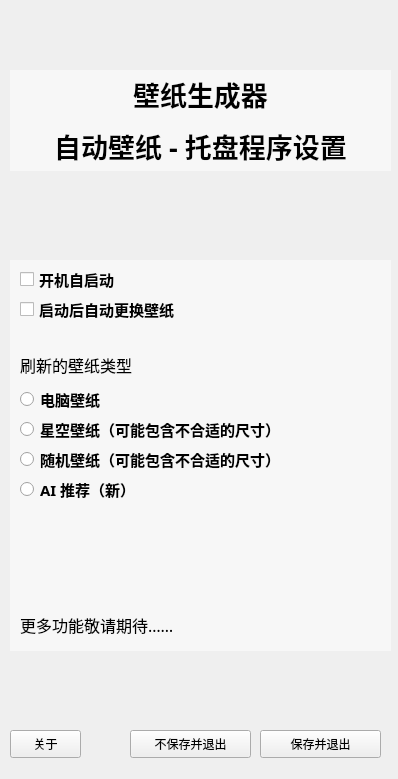
<?xml version="1.0" encoding="UTF-8"?>
<ui version="4.0">
 <class>MainWindow</class>
 <widget class="QMainWindow" name="MainWindow">
  <property name="geometry">
   <rect>
    <x>0</x>
    <y>0</y>
    <width>398</width>
    <height>779</height>
   </rect>
  </property>
  <property name="windowTitle">
   <string>托盘程序设置</string>
  </property>
  <property name="styleSheet">
   <string notr="true">#centralwidget{image: url(:/JPG/Bg.jpg);}</string>
  </property>
  <widget class="QWidget" name="centralwidget">
   <widget class="QCheckBox" name="checkBox">
    <property name="geometry">
     <rect>
      <x>20</x>
      <y>270</y>
      <width>191</width>
      <height>19</height>
     </rect>
    </property>
    <property name="font">
     <font>
      <family>微软雅黑</family>
      <pointsize>11</pointsize>
      <weight>75</weight>
      <bold>true</bold>
     </font>
    </property>
    <property name="styleSheet">
     <string notr="true"/>
    </property>
    <property name="text">
     <string>开机自启动</string>
    </property>
   </widget>
   <widget class="QLabel" name="label">
    <property name="geometry">
     <rect>
      <x>10</x>
      <y>70</y>
      <width>381</width>
      <height>101</height>
     </rect>
    </property>
    <property name="font">
     <font>
      <family>钉钉进步体</family>
      <pointsize>9</pointsize>
      <weight>75</weight>
      <italic>false</italic>
      <bold>true</bold>
      <stylestrategy>PreferAntialias</stylestrategy>
     </font>
    </property>
    <property name="styleSheet">
     <string notr="true">background-color: rgba(255, 255, 255, 128);</string>
    </property>
    <property name="text">
     <string>&lt;html&gt;&lt;head/&gt;&lt;body&gt;&lt;p align=&quot;center&quot;&gt;&lt;span style=&quot; font-size:20pt; font-weight:600; color:#000000;&quot;&gt;壁纸生成器&lt;/span&gt;&lt;/p&gt;&lt;p align=&quot;center&quot;&gt;&lt;span style=&quot; font-size:20pt; font-weight:600; color:#000000;&quot;&gt;自动壁纸 - 托盘程序设置&lt;/span&gt;&lt;/p&gt;&lt;/body&gt;&lt;/html&gt;</string>
    </property>
   </widget>
   <widget class="QLabel" name="label_2">
    <property name="geometry">
     <rect>
      <x>10</x>
      <y>260</y>
      <width>381</width>
      <height>391</height>
     </rect>
    </property>
    <property name="font">
     <font>
      <family>钉钉进步体</family>
      <pointsize>9</pointsize>
      <weight>75</weight>
      <italic>false</italic>
      <bold>true</bold>
      <stylestrategy>PreferAntialias</stylestrategy>
     </font>
    </property>
    <property name="styleSheet">
     <string notr="true">background-color: rgba(255, 255, 255, 128);</string>
    </property>
    <property name="text">
     <string>&lt;html&gt;&lt;head/&gt;&lt;body&gt;&lt;p align=&quot;center&quot;&gt;&lt;br/&gt;&lt;/p&gt;&lt;/body&gt;&lt;/html&gt;</string>
    </property>
   </widget>
   <widget class="QCheckBox" name="checkBox_2">
    <property name="geometry">
     <rect>
      <x>20</x>
      <y>300</y>
      <width>191</width>
      <height>19</height>
     </rect>
    </property>
    <property name="font">
     <font>
      <family>微软雅黑</family>
      <pointsize>11</pointsize>
      <weight>75</weight>
      <bold>true</bold>
     </font>
    </property>
    <property name="styleSheet">
     <string notr="true"/>
    </property>
    <property name="text">
     <string>启动后自动更换壁纸</string>
    </property>
   </widget>
   <widget class="QRadioButton" name="radioButton_3">
    <property name="geometry">
     <rect>
      <x>20</x>
      <y>390</y>
      <width>191</width>
      <height>19</height>
     </rect>
    </property>
    <property name="font">
     <font>
      <family>微软雅黑</family>
      <pointsize>11</pointsize>
      <weight>75</weight>
      <bold>true</bold>
     </font>
    </property>
    <property name="styleSheet">
     <string notr="true"/>
    </property>
    <property name="text">
     <string>电脑壁纸</string>
    </property>
   </widget>
   <widget class="QRadioButton" name="radioButton_4">
    <property name="geometry">
     <rect>
      <x>20</x>
      <y>420</y>
      <width>321</width>
      <height>19</height>
     </rect>
    </property>
    <property name="font">
     <font>
      <family>微软雅黑</family>
      <pointsize>11</pointsize>
      <weight>75</weight>
      <bold>true</bold>
     </font>
    </property>
    <property name="styleSheet">
     <string notr="true"/>
    </property>
    <property name="text">
     <string>星空壁纸（可能包含不合适的尺寸）</string>
    </property>
   </widget>
   <widget class="QRadioButton" name="radioButton_5">
    <property name="geometry">
     <rect>
      <x>20</x>
      <y>450</y>
      <width>361</width>
      <height>19</height>
     </rect>
    </property>
    <property name="font">
     <font>
      <family>微软雅黑</family>
      <pointsize>11</pointsize>
      <weight>75</weight>
      <bold>true</bold>
     </font>
    </property>
    <property name="styleSheet">
     <string notr="true"/>
    </property>
    <property name="text">
     <string>随机壁纸（可能包含不合适的尺寸）</string>
    </property>
   </widget>
   <widget class="QPushButton" name="pushButton">
    <property name="geometry">
     <rect>
      <x>260</x>
      <y>730</y>
      <width>121</width>
      <height>28</height>
     </rect>
    </property>
    <property name="text">
     <string>保存并退出</string>
    </property>
   </widget>
   <widget class="QPushButton" name="pushButton_2">
    <property name="geometry">
     <rect>
      <x>130</x>
      <y>730</y>
      <width>121</width>
      <height>28</height>
     </rect>
    </property>
    <property name="text">
     <string>不保存并退出</string>
    </property>
   </widget>
   <widget class="QPushButton" name="pushButton_3">
    <property name="geometry">
     <rect>
      <x>10</x>
      <y>730</y>
      <width>71</width>
      <height>28</height>
     </rect>
    </property>
    <property name="text">
     <string>关于</string>
    </property>
   </widget>
   <widget class="QLabel" name="label_3">
    <property name="geometry">
     <rect>
      <x>20</x>
      <y>350</y>
      <width>141</width>
      <height>31</height>
     </rect>
    </property>
    <property name="font">
     <font>
      <family>钉钉进步体</family>
      <pointsize>9</pointsize>
      <weight>50</weight>
      <italic>false</italic>
      <bold>false</bold>
      <stylestrategy>PreferAntialias</stylestrategy>
     </font>
    </property>
    <property name="styleSheet">
     <string notr="true"/>
    </property>
    <property name="text">
     <string>&lt;html&gt;&lt;head/&gt;&lt;body&gt;&lt;p&gt;&lt;span style=&quot; font-size:12pt; color:#000000;&quot;&gt;刷新的壁纸类型&lt;/span&gt;&lt;/p&gt;&lt;/body&gt;&lt;/html&gt;</string>
    </property>
   </widget>
   <widget class="QLabel" name="label_4">
    <property name="geometry">
     <rect>
      <x>20</x>
      <y>610</y>
      <width>221</width>
      <height>31</height>
     </rect>
    </property>
    <property name="font">
     <font>
      <family>钉钉进步体</family>
      <pointsize>9</pointsize>
      <weight>50</weight>
      <italic>false</italic>
      <bold>false</bold>
      <stylestrategy>PreferAntialias</stylestrategy>
     </font>
    </property>
    <property name="styleSheet">
     <string notr="true"/>
    </property>
    <property name="text">
     <string>&lt;html&gt;&lt;head/&gt;&lt;body&gt;&lt;p&gt;&lt;span style=&quot; font-size:12pt;&quot;&gt;更多功能敬请期待……&lt;/span&gt;&lt;/p&gt;&lt;/body&gt;&lt;/html&gt;</string>
    </property>
   </widget>
   <widget class="QRadioButton" name="radioButton_6">
    <property name="geometry">
     <rect>
      <x>20</x>
      <y>480</y>
      <width>361</width>
      <height>19</height>
     </rect>
    </property>
    <property name="font">
     <font>
      <family>微软雅黑</family>
      <pointsize>11</pointsize>
      <weight>75</weight>
      <bold>true</bold>
     </font>
    </property>
    <property name="styleSheet">
     <string notr="true"/>
    </property>
    <property name="text">
     <string>AI 推荐（新）</string>
    </property>
   </widget>
   <zorder>label_2</zorder>
   <zorder>checkBox</zorder>
   <zorder>label</zorder>
   <zorder>checkBox_2</zorder>
   <zorder>radioButton_3</zorder>
   <zorder>radioButton_4</zorder>
   <zorder>radioButton_5</zorder>
   <zorder>pushButton</zorder>
   <zorder>pushButton_2</zorder>
   <zorder>pushButton_3</zorder>
   <zorder>label_3</zorder>
   <zorder>label_4</zorder>
   <zorder>radioButton_6</zorder>
  </widget>
 </widget>
 <resources>
  <include location="JPG.qrc"/>
 </resources>
 <connections/>
</ui>
